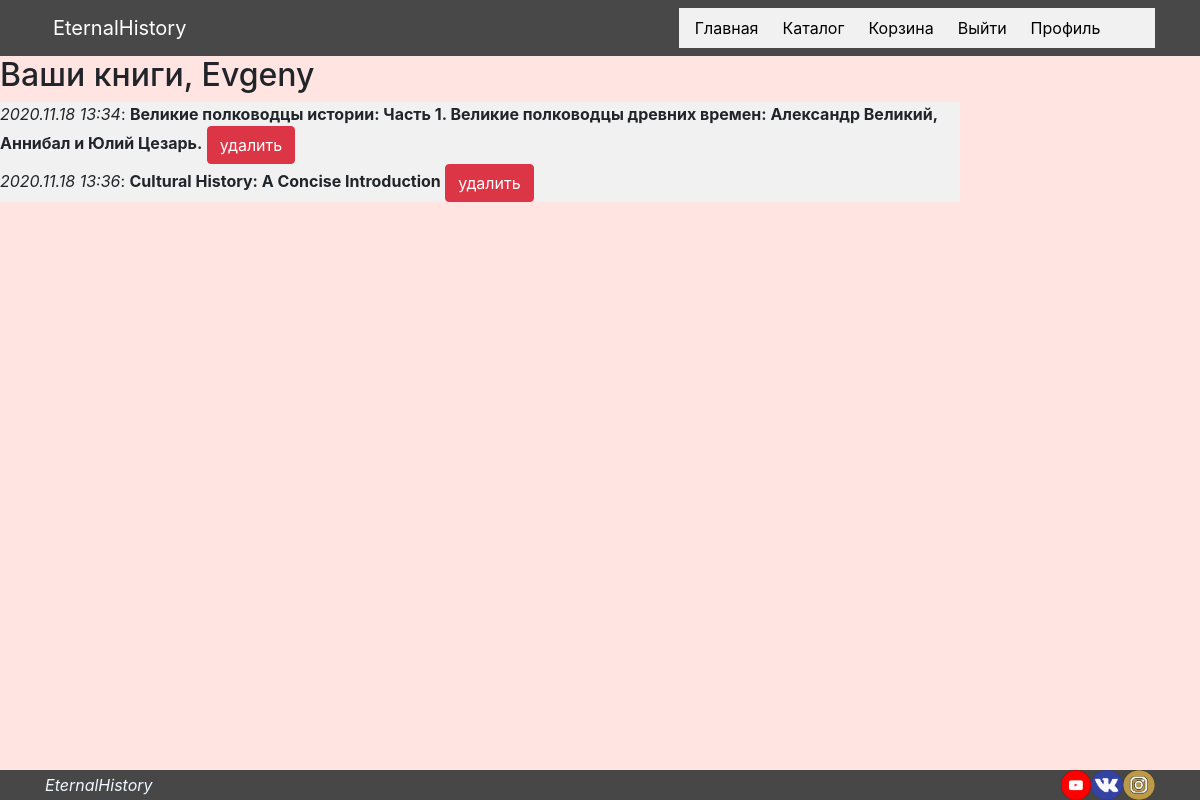
The app's page /basket/ (signed in), older data.
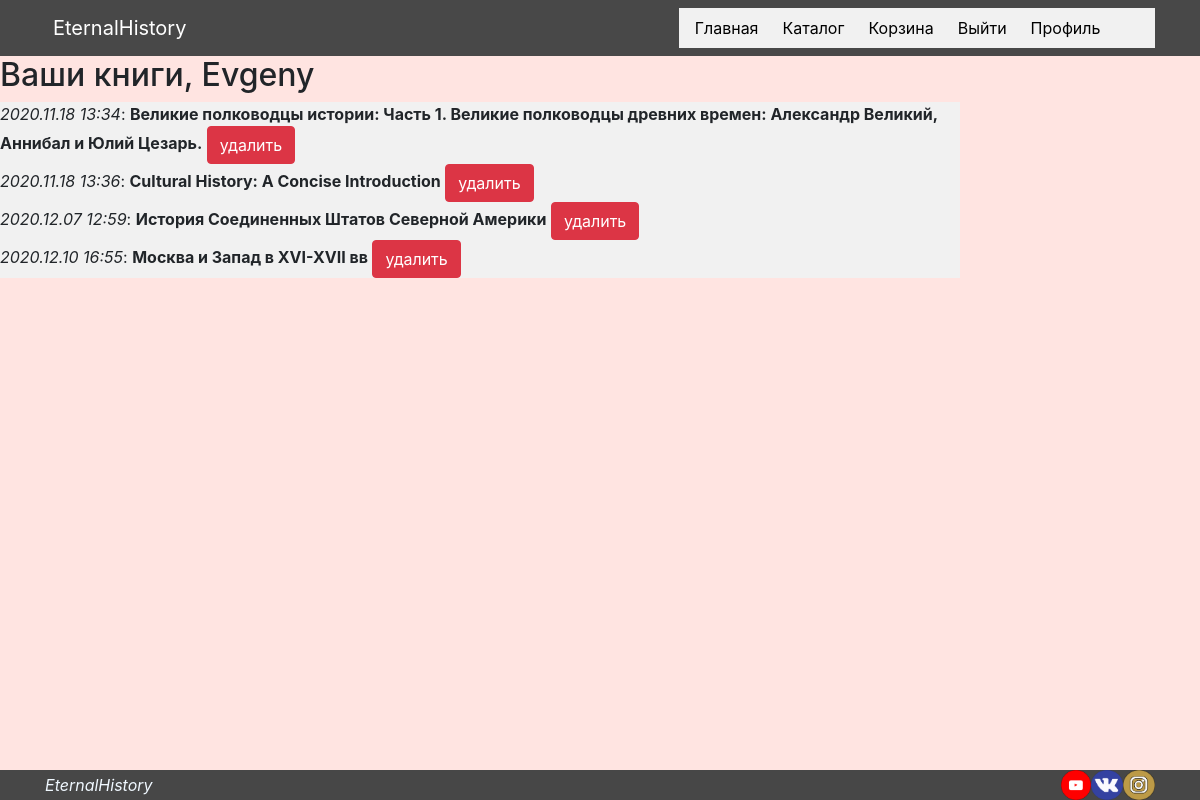
The same page, newer data.
### basketapp/models.py (models this page shows, shortened)
class BooksBasket(models.Model):
    user = models.ForeignKey(User, on_delete=models.CASCADE)
    book = models.ForeignKey(Books, on_delete=models.CASCADE)
    added = models.DateTimeField(auto_now_add=True)
    def to_html(self):
        return f'<i>{self.added.strftime("%Y.%m.%d %H:%M")}</i>: <b>{self.book.name}</b>'

### mainapp/models.py (models this page shows, shortened)
class Books(models.Model):
    WithoutIndustry = 'wi'
    War = 'w'
    Cultural = 'c'
    Science = 's'
    Right = 'r'
    Political = 'p'
    Religion = 're'
    Economics = 'e'
    AUDIO = 'a'
    TEXT = 't'
    ELECTRONIC = 'el'
    INDUSTRIES_CHOICES = (
        (WithoutIndustry, 'Без отрасли'),
        (War, 'Военная история'),
        (Cultural, 'История культуры'),
        (Science, 'История науки'),
        (Right, 'История государства и права '),
        (Political, 'История политических и правовых учений'),
        (Religion, 'История религии'),
        (Economics, 'История экономики'),
    )
    FORMAT_CHOICES = (
        (AUDIO, "Аудио формат"),
        (TEXT, "Бумажный формат"),
        (ELECTRONIC, "Электронный формат"),
    )
    category = models.ForeignKey(SubjectCategory,
                                 on_delete=models.CASCADE)
    name = models.CharField(max_length=200)
    avtor = models.CharField(max_length=100)
    desc = models.TextField(blank=True)
    avtordesc = models.TextField(blank=True)
    pages = models.IntegerField(default=0)
    format = models.CharField(max_length=2, choices=FORMAT_CHOICES, default=AUDIO)
    industries = models.CharField(max_length=2, choices=INDUSTRIES_CHOICES, default=WithoutIndustry, blank=True)
    document = models.FileField(upload_to='media/book/', null=True)
    uploaded_at = models.DateTimeField(auto_now_add=True, null=True)
    bookimage = models.ImageField('Обложка книги', upload_to='static/img/book', height_field=None, width_field=None, max_length=100,
                              null=True)
    avtorphoto = models.ImageField('Фото автора', upload_to='static/img/avtor', height_field=None, width_field=None, max_length=100,
                              null=True)
    class Meta:
        verbose_name = 'Книга'
        verbose_name_plural = 'Книги'

### basketapp/views.py (the view)
# urls.py: path('', basketapp.index, name='index'),
@login_required
def index(request):
    items = BooksBasket.objects.filter(user=request.user)
    context = {
        'object_list': items,
    }
    return render(request, 'basketapp/basket.html', context)

### basketapp/templates/basketapp/basket.html
{% extends 'basketapp/base.html' %}
{% block content %}
    <div class="basket">
        <h2>Ваши книги, {{ user.username|capfirst }}</h2>
        <ul>
            {% for item in object_list %}
                <li class="basket-item-{{ item.pk }}">
                    {{ item.to_html|safe }}
                    <a href="{% url 'basket:remove' item.pk %}"
                       class="btn btn-danger">
                        удалить
                    </a>
                </li>
            {% endfor %}
        </ul>
    </div>
{% endblock %}

Row changes from the older to the newer data that the page shows:
added BooksBasket: to_html "2020.12.07 12:59 : История Соединенных Штатов Северной Америки"
added BooksBasket: to_html "2020.12.10 16:55 : Москва и Запад в XVI-XVII вв"
